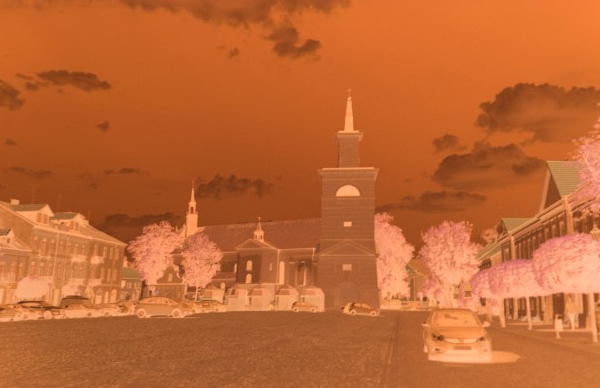
#> input picture social/instagram/assets/ektar-frame-negative.png, 600 x 388 px
$ python prepare.py
#> lines starting #> are read from the running program, lines starting #| are printed output that depends on the picture
"""Data for the colour-cloud video: pixels of Ektar frame 22 in four states, and the frame in each state.

Run from the repository root:
    .venv/Scripts/python social/instagram/drafts/colour-cloud/prepare.py
States: 1 negative as photographed, 2 base removed (divided by the film base), 3 inverted, 4 the engine's
development. 2 and 3 are a simplified version of the engine's steps; 4 is its real output.
"""
import json
from pathlib import Path

import numpy as np
from PIL import Image

HERE = Path(__file__).resolve().parent
ASSETS = HERE.parents[1] / "assets"
MEDIA = HERE / "media"
N = 1400

neg = np.asarray(Image.open(ASSETS / "ektar-frame-negative.png").convert("RGB"), float) / 255
dev_img = Image.open(ASSETS / "ektar-frame-developed.jpg").convert("RGB").resize((neg.shape[1], neg.shape[0]), Image.LANCZOS)
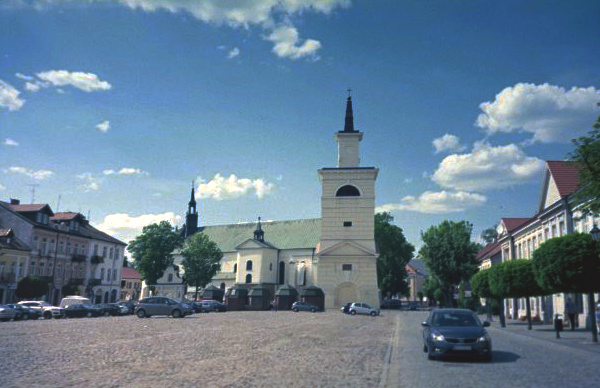
#> input picture social/instagram/assets/ektar-frame-developed.jpg, 600 x 388 px
#> dev_img is the input picture: PIL image 600x388 RGB; mean R, G, B 101.9, 126.6, 147.5
dev = np.asarray(dev_img, float) / 255

# the film base: the brightest, most orange part of the negative (simplified: a high percentile per channel)
base = np.percentile(neg.reshape(-1, 3), 99.5, axis=0)
#> base = [1, 0.714, 0.549]
no_base = np.clip(neg / base, 0, 1)
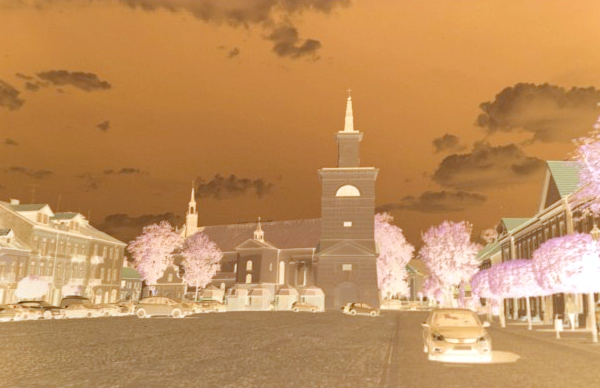
#> no_base: shape (388, 600, 3) float64; mean R, G, B 0.753, 0.561, 0.36
inverted = 1 - no_base
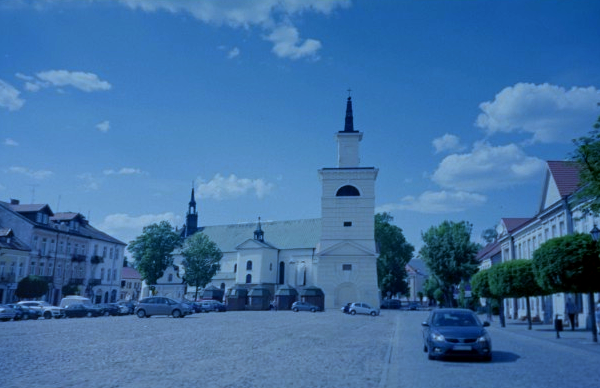
#> inverted: shape (388, 600, 3) float64; mean R, G, B 0.247, 0.439, 0.64
states = [neg, no_base, inverted, dev]

MEDIA.mkdir(exist_ok=True)
for i, s in enumerate(states):
    Image.fromarray((s * 255).round().astype(np.uint8)).save(MEDIA / f"state{i + 1}.png")
#> this loop made 4 passes

rng = np.random.default_rng(22)
h, w = neg.shape[:2]
#> h = 388; w = 600
ys, xs = rng.integers(0, h, N), rng.integers(0, w, N)
pts = [[round(float(v), 4) for st in states for v in st[y, x]] for y, x in zip(ys, xs)]
#> pts = 1400 items
# order: each point is 12 numbers, r g b for each of the four states
(HERE / "data.json").write_text(json.dumps({"base": [round(float(b), 4) for b in base], "points": pts}))
print("base", base.round(3), "points", len(pts))
#| base [1.    0.714 0.549] points 1400
for i, s in enumerate(states):
    m = s.reshape(-1, 3).mean(0)
    print(f"state {i + 1} mean rgb", m.round(3), "spread from grey", float(np.abs(s - s.mean(2, keepdims=True)).mean()).__round__(3))
#> this loop made 4 passes
#> m on passes 1 to 4: [0.753, 0.401, 0.198], [0.753, 0.561, 0.36], [0.247, 0.439, 0.64], [0.4, 0.496, 0.578]
#| state 1 mean rgb [0.753 0.401 0.198] spread from grey 0.201
#| state 2 mean rgb [0.753 0.561 0.36 ] spread from grey 0.134
#| state 3 mean rgb [0.247 0.439 0.64 ] spread from grey 0.134
#| state 4 mean rgb [0.4   0.496 0.578] spread from grey 0.067
